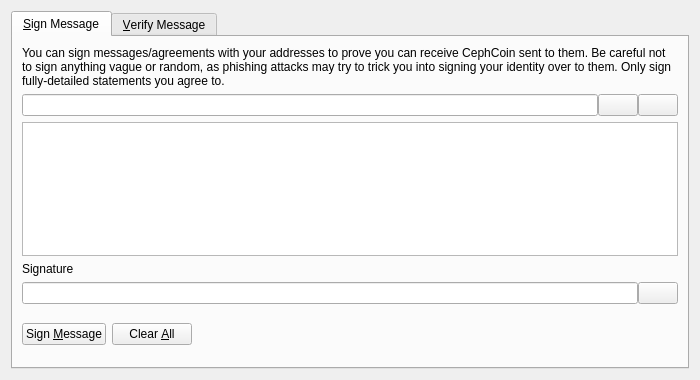
<?xml version="1.0" encoding="UTF-8"?>
<ui version="4.0">
 <class>SignVerifyMessageDialog</class>
 <widget class="QDialog" name="SignVerifyMessageDialog">
  <property name="geometry">
   <rect>
    <x>0</x>
    <y>0</y>
    <width>700</width>
    <height>380</height>
   </rect>
  </property>
  <property name="windowTitle">
   <string>Signatures - Sign / Verify a Message</string>
  </property>
  <property name="modal">
   <bool>true</bool>
  </property>
  <layout class="QVBoxLayout" name="verticalLayout">
   <item>
    <widget class="QTabWidget" name="tabWidget">
     <property name="currentIndex">
      <number>0</number>
     </property>
     <widget class="QWidget" name="tabSignMessage">
      <attribute name="title">
       <string>&amp;Sign Message</string>
      </attribute>
      <layout class="QVBoxLayout" name="verticalLayout_SM">
       <item>
        <widget class="QLabel" name="infoLabel_SM">
         <property name="text">
          <string>You can sign messages/agreements with your addresses to prove you can receive CephCoin sent to them. Be careful not to sign anything vague or random, as phishing attacks may try to trick you into signing your identity over to them. Only sign fully-detailed statements you agree to.</string>
         </property>
         <property name="textFormat">
          <enum>Qt::PlainText</enum>
         </property>
         <property name="wordWrap">
          <bool>true</bool>
         </property>
        </widget>
       </item>
       <item>
        <layout class="QHBoxLayout" name="horizontalLayout_1_SM">
         <property name="spacing">
          <number>0</number>
         </property>
         <item>
          <widget class="QValidatedLineEdit" name="addressIn_SM">
           <property name="toolTip">
            <string>The CephCoin address to sign the message with</string>
           </property>
          </widget>
         </item>
         <item>
          <widget class="QPushButton" name="addressBookButton_SM">
           <property name="toolTip">
            <string>Choose previously used address</string>
           </property>
           <property name="text">
            <string/>
           </property>
           <property name="shortcut">
            <string>Alt+A</string>
           </property>
           <property name="autoDefault">
            <bool>false</bool>
           </property>
          </widget>
         </item>
         <item>
          <widget class="QPushButton" name="pasteButton_SM">
           <property name="toolTip">
            <string>Paste address from clipboard</string>
           </property>
           <property name="text">
            <string/>
           </property>
           <property name="shortcut">
            <string>Alt+P</string>
           </property>
           <property name="autoDefault">
            <bool>false</bool>
           </property>
          </widget>
         </item>
        </layout>
       </item>
       <item>
        <widget class="QPlainTextEdit" name="messageIn_SM">
         <property name="toolTip">
          <string>Enter the message you want to sign here</string>
         </property>
        </widget>
       </item>
       <item>
        <widget class="QLabel" name="signatureLabel_SM">
         <property name="text">
          <string>Signature</string>
         </property>
         <property name="textFormat">
          <enum>Qt::PlainText</enum>
         </property>
        </widget>
       </item>
       <item>
        <layout class="QHBoxLayout" name="horizontalLayout_2_SM">
         <property name="spacing">
          <number>0</number>
         </property>
         <item>
          <widget class="QLineEdit" name="signatureOut_SM">
           <property name="font">
            <font>
             <italic>true</italic>
            </font>
           </property>
           <property name="readOnly">
            <bool>true</bool>
           </property>
          </widget>
         </item>
         <item>
          <widget class="QPushButton" name="copySignatureButton_SM">
           <property name="toolTip">
            <string>Copy the current signature to the system clipboard</string>
           </property>
           <property name="text">
            <string/>
           </property>
           <property name="autoDefault">
            <bool>false</bool>
           </property>
          </widget>
         </item>
        </layout>
       </item>
       <item>
        <layout class="QHBoxLayout" name="horizontalLayout_3_SM">
         <item>
          <widget class="QPushButton" name="signMessageButton_SM">
           <property name="toolTip">
            <string>Sign the message to prove you own this CephCoin address</string>
           </property>
           <property name="text">
            <string>Sign &amp;Message</string>
           </property>
           <property name="autoDefault">
            <bool>false</bool>
           </property>
          </widget>
         </item>
         <item>
          <widget class="QPushButton" name="clearButton_SM">
           <property name="toolTip">
            <string>Reset all sign message fields</string>
           </property>
           <property name="text">
            <string>Clear &amp;All</string>
           </property>
           <property name="autoDefault">
            <bool>false</bool>
           </property>
          </widget>
         </item>
         <item>
          <spacer name="horizontalSpacer_1_SM">
           <property name="orientation">
            <enum>Qt::Horizontal</enum>
           </property>
           <property name="sizeHint" stdset="0">
            <size>
             <width>40</width>
             <height>48</height>
            </size>
           </property>
          </spacer>
         </item>
         <item>
          <widget class="QLabel" name="statusLabel_SM">
           <property name="font">
            <font>
             <weight>75</weight>
             <bold>true</bold>
            </font>
           </property>
           <property name="text">
            <string/>
           </property>
           <property name="wordWrap">
            <bool>true</bool>
           </property>
          </widget>
         </item>
         <item>
          <spacer name="horizontalSpacer_2_SM">
           <property name="orientation">
            <enum>Qt::Horizontal</enum>
           </property>
           <property name="sizeHint" stdset="0">
            <size>
             <width>40</width>
             <height>48</height>
            </size>
           </property>
          </spacer>
         </item>
        </layout>
       </item>
      </layout>
     </widget>
     <widget class="QWidget" name="tabVerifyMessage">
      <attribute name="title">
       <string>&amp;Verify Message</string>
      </attribute>
      <layout class="QVBoxLayout" name="verticalLayout_VM">
       <item>
        <widget class="QLabel" name="infoLabel_VM">
         <property name="text">
          <string>Enter the receiver's address, message (ensure you copy line breaks, spaces, tabs, etc. exactly) and signature below to verify the message. Be careful not to read more into the signature than what is in the signed message itself, to avoid being tricked by a man-in-the-middle attack. Note that this only proves the signing party receives with the address, it cannot prove sendership of any transaction!</string>
         </property>
         <property name="textFormat">
          <enum>Qt::PlainText</enum>
         </property>
         <property name="alignment">
          <set>Qt::AlignLeading|Qt::AlignLeft|Qt::AlignTop</set>
         </property>
         <property name="wordWrap">
          <bool>true</bool>
         </property>
        </widget>
       </item>
       <item>
        <layout class="QHBoxLayout" name="horizontalLayout_1_VM">
         <property name="spacing">
          <number>0</number>
         </property>
         <item>
          <widget class="QValidatedLineEdit" name="addressIn_VM">
           <property name="toolTip">
            <string>The CephCoin address the message was signed with</string>
           </property>
          </widget>
         </item>
         <item>
          <widget class="QPushButton" name="addressBookButton_VM">
           <property name="toolTip">
            <string>Choose previously used address</string>
           </property>
           <property name="text">
            <string/>
           </property>
           <property name="shortcut">
            <string>Alt+A</string>
           </property>
           <property name="autoDefault">
            <bool>false</bool>
           </property>
          </widget>
         </item>
        </layout>
       </item>
       <item>
        <widget class="QPlainTextEdit" name="messageIn_VM"/>
       </item>
       <item>
        <widget class="QValidatedLineEdit" name="signatureIn_VM"/>
       </item>
       <item>
        <layout class="QHBoxLayout" name="horizontalLayout_2_VM">
         <item>
          <widget class="QPushButton" name="verifyMessageButton_VM">
           <property name="toolTip">
            <string>Verify the message to ensure it was signed with the specified CephCoin address</string>
           </property>
           <property name="text">
            <string>Verify &amp;Message</string>
           </property>
           <property name="autoDefault">
            <bool>false</bool>
           </property>
          </widget>
         </item>
         <item>
          <widget class="QPushButton" name="clearButton_VM">
           <property name="toolTip">
            <string>Reset all verify message fields</string>
           </property>
           <property name="text">
            <string>Clear &amp;All</string>
           </property>
           <property name="autoDefault">
            <bool>false</bool>
           </property>
          </widget>
         </item>
         <item>
          <spacer name="horizontalSpacer_1_VM">
           <property name="orientation">
            <enum>Qt::Horizontal</enum>
           </property>
           <property name="sizeHint" stdset="0">
            <size>
             <width>40</width>
             <height>48</height>
            </size>
           </property>
          </spacer>
         </item>
         <item>
          <widget class="QLabel" name="statusLabel_VM">
           <property name="font">
            <font>
             <weight>75</weight>
             <bold>true</bold>
            </font>
           </property>
           <property name="text">
            <string/>
           </property>
           <property name="wordWrap">
            <bool>true</bool>
           </property>
          </widget>
         </item>
         <item>
          <spacer name="horizontalSpacer_2_VM">
           <property name="orientation">
            <enum>Qt::Horizontal</enum>
           </property>
           <property name="sizeHint" stdset="0">
            <size>
             <width>40</width>
             <height>48</height>
            </size>
           </property>
          </spacer>
         </item>
        </layout>
       </item>
      </layout>
     </widget>
    </widget>
   </item>
  </layout>
 </widget>
 <customwidgets>
  <customwidget>
   <class>QValidatedLineEdit</class>
   <extends>QLineEdit</extends>
   <header>qvalidatedlineedit.h</header>
  </customwidget>
 </customwidgets>
 <resources>
  <include location="../cephcoin.qrc"/>
 </resources>
 <connections/>
</ui>
